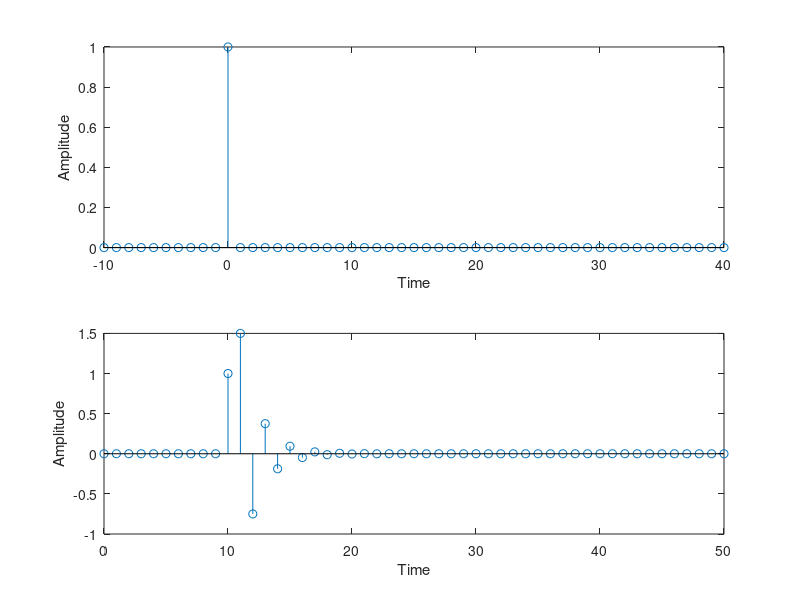

Source code (MATLAB):
n = -10 : 40;
x = [zeros(1,10) 1 zeros(1,40)];
num = [1 2];
den = [1 1/2];
subplot(2, 1, 1);
stem(n,x);
y = filter(num,den, x);
ylabel('Amplitude');
xlabel('Time');
subplot(2, 1, 2)
u = 0:length(y) - 1;
stem(u,y);
ylabel('Amplitude');
xlabel('Time');